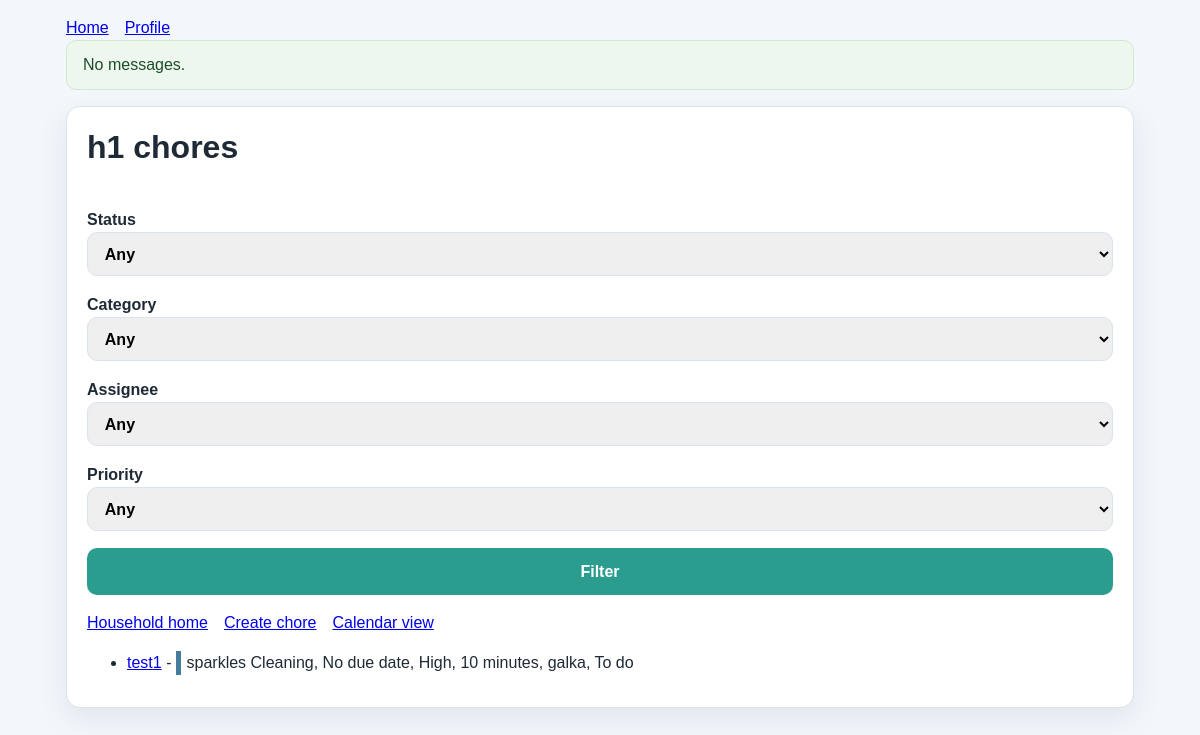
The page /households/1/chores/ (signed in) on the database its author committed.
### chores/models.py (models this page shows, shortened)
class Household(models.Model):
	name = models.CharField(max_length=100)
	invite_token = models.UUIDField(default=uuid.uuid4, unique=True, editable=False)
	created_by = models.ForeignKey(User, on_delete=models.CASCADE, related_name="households_created")
	created_at = models.DateTimeField(auto_now_add=True)

class Chore(models.Model):
	class Priority(models.TextChoices):
		LOW = "low", "Low"
		MEDIUM = "medium", "Medium"
		HIGH = "high", "High"
		URGENT = "urgent", "Urgent"
	class Status(models.TextChoices):
		TODO = "todo", "To do"
		IN_PROGRESS = "in_progress", "In progress"
		DONE = "done", "Done"
	class Recurrence(models.TextChoices):
		NONE = "none", "One time"
		DAILY = "daily", "Daily"
		WEEKLY = "weekly", "Weekly"
		MONTHLY = "monthly", "Monthly"
	class AssignmentMode(models.TextChoices):
		MANUAL = "manual", "Manual"
		CLAIM = "claim", "Member claimed"
		ROTATION = "rotation", "Automatic rotation"
	household = models.ForeignKey(Household, on_delete=models.CASCADE, related_name="chores")
	category = models.ForeignKey(Category, on_delete=models.PROTECT, related_name="chores")
	title = models.CharField(max_length=200)
	description = models.TextField(blank=True)
	due_date = models.DateField(null=True, blank=True)
	priority = models.CharField(max_length=10, choices=Priority.choices, default=Priority.MEDIUM)
	estimated_minutes = models.PositiveIntegerField(null=True, blank=True)
	recurrence = models.CharField(max_length=10, choices=Recurrence.choices, default=Recurrence.NONE)
	points = models.PositiveIntegerField(default=10, validators=[MinValueValidator(0)])
	status = models.CharField(max_length=12, choices=Status.choices, default=Status.TODO)
	assignment_mode = models.CharField(max_length=10, choices=AssignmentMode.choices, default=AssignmentMode.MANUAL)
	created_by = models.ForeignKey(User, on_delete=models.CASCADE, related_name="chores_created")
	assigned_to = models.ForeignKey(User, on_delete=models.SET_NULL, null=True, blank=True, related_name="chores_assigned")
	created_at = models.DateTimeField(auto_now_add=True)
	completed_by = models.ForeignKey(User, on_delete=models.SET_NULL, null=True, blank=True, related_name="chores_completed")
	completed_at = models.DateTimeField(null=True, blank=True)

class Category(models.Model):
	household = models.ForeignKey(Household, on_delete=models.CASCADE, related_name="categories")
	name = models.CharField(max_length=50)
	color = models.CharField(max_length=7, default="#6c757d")
	icon = models.CharField(max_length=30, blank=True)
	class Meta:
		constraints = [
			models.UniqueConstraint(fields=("household", "name"), name="unique_category_per_household"),
		]
		ordering = ("name",)

### chores/views.py (the view)
# urls.py: path("households/<int:household_id>/chores/", views.chore_list, name="chore-list"),
@login_required
def chore_list(request, household_id):
	household = household_for_member(request, household_id)
	chores = household.chores.select_related("category").all()
	filters = {
		"status": request.GET.get("status"),
		"category": request.GET.get("category"),
		"assigned_to": request.GET.get("assigned_to"),
		"priority": request.GET.get("priority"),
	}
	if filters["status"]:
		chores = chores.filter(status=filters["status"])
	if filters["category"]:
		chores = chores.filter(category_id=filters["category"])
	if filters["assigned_to"]:
		chores = chores.filter(assigned_to_id=filters["assigned_to"])
	if filters["priority"]:
		chores = chores.filter(priority=filters["priority"])
	return render(request, "chores/chore_list.html", {"household": household, "chores": chores, "filters": filters})

### chores/views.py (called while the page is built)
def household_for_member(request, household_id):
	household = Household.objects.filter(id=household_id, members__user=request.user).first()
	if household is None:
		raise Http404
	return household

### chores/templates/chores/chore_list.html (shortened to what this page needs)
{% extends "base.html" %}
{% block content %}
<div class="panel stack">
    <h1>{{ household.name }} chores</h1>
    <form method="get">
        <label>Status
            <select name="status">
                <option value="">Any</option>
            </select>
        </label>
        <label>Category
            <select name="category">
                <option value="">Any</option>
            </select>
        </label>
        <label>Assignee
            <select name="assigned_to">
                <option value="">Any</option>
            </select>
        </label>
        <label>Priority
            <select name="priority">
                <option value="">Any</option>
            </select>
        </label>
        <button type="submit">Filter</button>
    </form>
    <div class="row">
        <a href="{% url 'household-detail' household.id %}">Household home</a>
        <a href="{% url 'chore-create' household.id %}">Create chore</a>
        <a href="{% url 'chore-calendar' household.id %}">Calendar view</a>
    </div>
    <ul>
        {% for chore in chores %}
            <li><a href="{% url 'chore-detail' household.id chore.id %}">{{ chore.title }}</a> - <span class="category-label" style="--category-color: {{ chore.category.color }}">{% if chore.category.icon %}{{ chore.category.icon }} {% endif %}{{ chore.category.name }}</span>, {{ chore.due_date|default:"No due date" }}, {{ chore.get_priority_display }}, {{ chore.estimated_minutes|default:"Not estimated" }} minutes, {{ chore.assigned_to.username|default:"Unclaimed" }}, {{ chore.get_status_display }}</li>
        {% empty %}
            <li>No chores yet.</li>
        {% endfor %}
    </ul>
</div>
{% endblock %}

### chores/templates/base.html (style rules this page uses)
:root { color-scheme: light; --bg: #f3f6fb; --panel: #ffffff; --border: #dbe3ee; --text: #1f2a37; --muted: #5c6b7a; --accent: #2a9d8f; --accent-dark: #1f6d63; --danger: #b42318; --shadow: 0 10px 30px rgba(15, 23, 42, 0.08); }
* { box-sizing: border-box; }
body { margin: 0; font-family: Arial, sans-serif; background: var(--bg); color: var(--text); line-height: 1.5; }
.panel { background: var(--panel); border: 1px solid var(--border); border-radius: 14px; box-shadow: var(--shadow); padding: 1rem 1.25rem; }
h1, h2, h3 { margin-top: 0; }
p, ul, dl { margin-top: 0; }
form { display: grid; gap: 0.75rem; }
label { display: block; font-weight: 600; margin-bottom: 0.35rem; }
input, select, textarea, button { width: 100%; max-width: 100%; padding: 0.7rem 0.8rem; border-radius: 10px; border: 1px solid var(--border); font: inherit; }
button { background: var(--accent); color: #fff; border: none; cursor: pointer; font-weight: 700; }
.stack { display: grid; gap: 1rem; }
.row { display: flex; flex-wrap: wrap; gap: 1rem; align-items: center; }
.category-label { display: inline-flex; align-items: center; gap: 0.25rem; border-left: 0.35rem solid var(--category-color); padding-left: 0.35rem; }

### rows shown on the page
Household: name "h1"
Chore: title "test1", category.icon "sparkles", category.name "Cleaning", due_date "No due date", priority "High", estimated_minutes "10", assigned_to.username "galka", status "To do"
